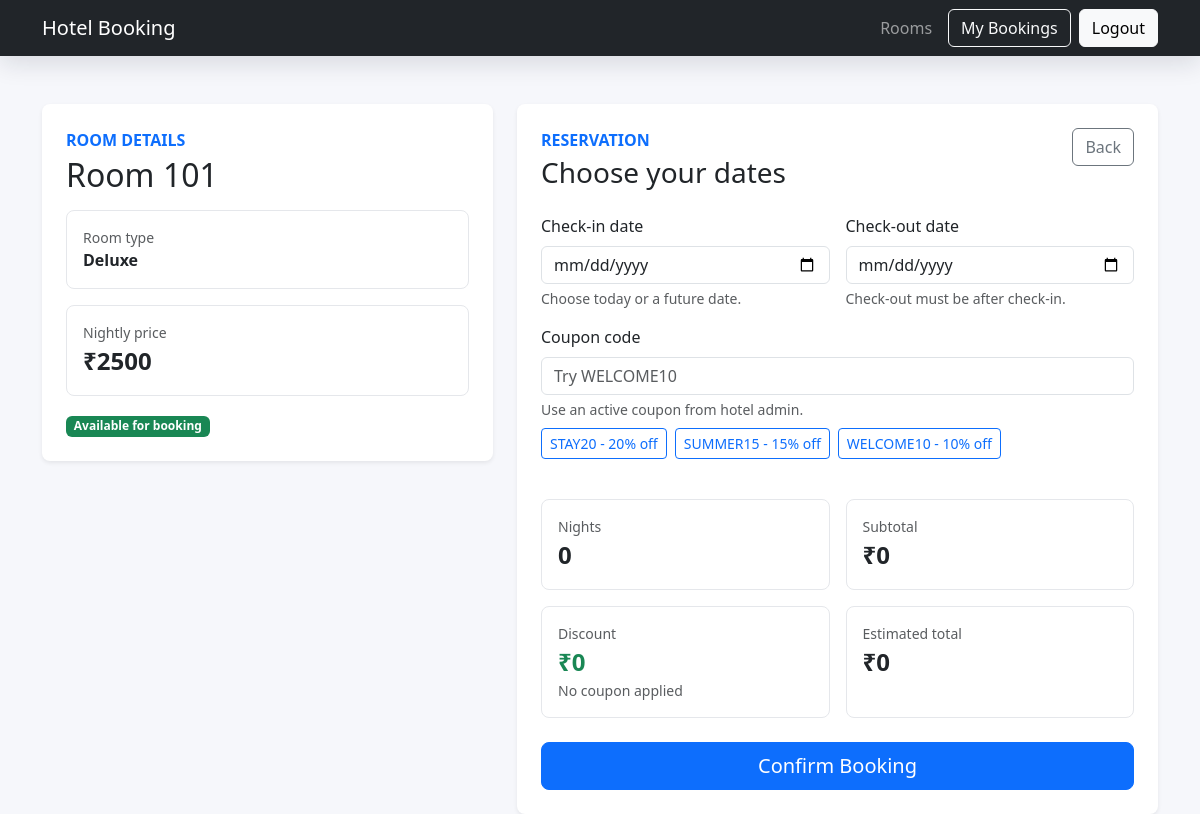
The page /booking/6/ (signed in) on the database its author committed.
### rooms/models.py (models this page shows, shortened)
class Room(models.Model):
    room_number = models.CharField(max_length=10, unique=True)
    room_type = models.CharField(max_length=50)
    price = models.IntegerField()
    available = models.BooleanField(default=True)

### bookings/models.py (models this page shows, shortened)
class Coupon(models.Model):
    code = models.CharField(max_length=20, unique=True)
    discount_percent = models.PositiveSmallIntegerField(
        validators=[
            MinValueValidator(1),
            MaxValueValidator(100),
        ],
    )
    active = models.BooleanField(default=True)
    created_at = models.DateTimeField(auto_now_add=True)
    class Meta:
        ordering = ['code']

### bookings/views.py (the view)
# urls.py: path('<int:room_id>/', book_room, name='book_room'),
@login_required
def book_room(request, room_id):
    room = get_object_or_404(Room, id=room_id)
    active_coupons = Coupon.objects.filter(active=True)
    if request.method == 'POST':
        form = BookingForm(request.POST, room=room, user=request.user)
        if form.is_valid():
            check_in = form.cleaned_data['check_in']
            check_out = form.cleaned_data['check_out']
            if room_has_overlapping_booking(room, check_in, check_out):
                messages.error(
                    request,
                    'This room is already booked for the selected dates. Please choose different dates.',
                )
                return render(
                    request,
                    'bookings/book_room.html',
                    booking_context(form, room, active_coupons),
                )
            booking = form.save(commit=False)
            booking.room = room
            booking.user = request.user
            booking.coupon = form.coupon
            booking.discount_percent = form.coupon.discount_percent if form.coupon else 0
            try:
                booking.full_clean()
                booking.save()
            except ValidationError:
                messages.error(
                    request,
                    'This booking could not be completed. Please review the selected dates.',
                )
                return render(
                    request,
                    'bookings/book_room.html',
                    booking_context(form, room, active_coupons),
                )
            coupon_message = ''
            if booking.coupon:
                coupon_message = f' Coupon {booking.coupon.code} applied.'
            messages.success(
                request,
                f'Room {room.room_number} booked for {booking.nights} night(s).{coupon_message}',
            )
            return redirect('profile')
        else:
            messages.error(request, first_form_error(form))
    else:
        form = BookingForm(room=room, user=request.user)
    return render(
        request,
        'bookings/book_room.html',
        booking_context(form, room, active_coupons),
    )

### bookings/views.py (called while the page is built)
def booking_context(form, room, active_coupons):
    return {
        'form': form,
        'room': room,
        'active_coupons': active_coupons,
        'coupon_discounts': {
            coupon.code: coupon.discount_percent
            for coupon in active_coupons
        },
    }

### bookings/templates/bookings/book_room.html (shortened to what this page needs)
{% extends 'rooms/base.html' %}
{% block content %}
<div class="container mt-5">
    <div class="row g-4 justify-content-center">
        <div class="col-lg-5">
            <div class="booking-panel bg-white shadow-sm p-4">
                <p class="text-uppercase text-primary fw-semibold mb-1">Room details</p>
                <h1 class="h2 mb-3">Room {{ room.room_number }}</h1>
                <div class="stat-tile mb-3">
                    <span class="text-muted d-block small">Room type</span>
                    <strong>{{ room.room_type }}</strong>
                </div>
                <div class="stat-tile mb-3">
                    <span class="text-muted d-block small">Nightly price</span>
                    <strong class="fs-4">₹{{ room.price }}</strong>
                </div>
                {% if room.available %}
                    <span class="badge text-bg-success">Available for booking</span>
                {% else %}
                    <span class="badge text-bg-secondary">Currently unavailable</span>
                {% endif %}
            </div>
        </div>
        <div class="col-lg-7">
            <div class="booking-panel bg-white shadow-sm p-4">
                <div class="d-flex justify-content-between align-items-start gap-3 mb-4">
                    <div>
                        <p class="text-uppercase text-primary fw-semibold mb-1">Reservation</p>
                        <h2 class="h3 mb-0">Choose your dates</h2>
                    </div>
                    <a href="{% url 'room_list' %}" class="btn btn-outline-secondary">Back</a>
                </div>
                <form method="POST" data-nightly-price="{{ room.price }}" id="bookingForm" novalidate>
                    <div class="row g-3">
                        {% for field in form %}
                            <div class="{% if field.name == 'coupon_code' %}col-12{% else %}col-md-6{% endif %}">
                                <label for="{{ field.id_for_label }}" class="form-label">{{ field.label }}</label>
                                {{ field }}
                                {% if field.name == 'check_in' %}
                                    <div class="form-text">Choose today or a future date.</div>
                                {% elif field.name == 'check_out' %}
                                    <div class="form-text">Check-out must be after check-in.</div>
                                {% endif %}
                                {% if field.name == 'coupon_code' %}
                                    <div class="form-text">Use an active coupon from hotel admin.</div>
                                    {% if active_coupons %}
                                        <div class="d-flex flex-wrap gap-2 mt-2">
                                            {% for coupon in active_coupons %}
                                                <button type="button" class="btn btn-sm btn-outline-primary coupon-button" data-coupon="{{ coupon.code }}">
                                                    {{ coupon.code }} - {{ coupon.discount_percent }}% off
                                                </button>
                                            {% endfor %}
                                        </div>
                                    {% endif %}
                                {% endif %}
                            </div>
                        {% endfor %}
                    </div>
                    <div class="row g-3 my-4">
                        <div class="col-md-6">
                            <div class="stat-tile h-100">
                                <span class="text-muted d-block small">Nights</span>
                                <strong class="fs-4" id="nightCount">0</strong>
                            </div>
                        </div>
                        <div class="col-md-6">
                            <div class="stat-tile h-100">
                                <span class="text-muted d-block small">Subtotal</span>
                                <strong class="fs-4" id="bookingSubtotal">₹0</strong>
                            </div>
                        </div>
                        <div class="col-md-6">
                            <div class="stat-tile h-100">
                                <span class="text-muted d-block small">Discount</span>
                                <strong class="fs-4 text-success" id="bookingDiscount">₹0</strong>
                                <span class="text-muted small d-block" id="couponHint">No coupon applied</span>
                            </div>
                        </div>
                        <div class="col-md-6">
                            <div class="stat-tile h-100">
                                <span class="text-muted d-block small">Estimated total</span>
                                <strong class="fs-4" id="bookingTotal">₹0</strong>
                            </div>
                        </div>
                    </div>
                    <button type="submit" class="btn btn-primary btn-lg w-100" {% if not room.available %}disabled{% endif %}>
                        Confirm Booking
                    </button>
                </form>
            </div>
        </div>
    </div>
</div>
{% endblock %}

### rooms/templates/rooms/base.html (style rules this page uses)
body { background: #f6f7fb; }
.room-card, .booking-panel { border: 0; border-radius: 8px; transition: transform 160ms ease, box-shadow 160ms ease; }
.stat-tile { background: #ffffff; border: 1px solid #e5e7eb; border-radius: 8px; padding: 1rem; }

### rows shown on the page
Room: room_number "101", room_type "Deluxe", price "2500"
Coupon: code "STAY20", discount_percent "20"
Coupon: code "SUMMER15", discount_percent "15"
Coupon: code "WELCOME10", discount_percent "10"

### other values the page prints
{{ field.label }} "Check-in date" "Check-out date" "Coupon code"
